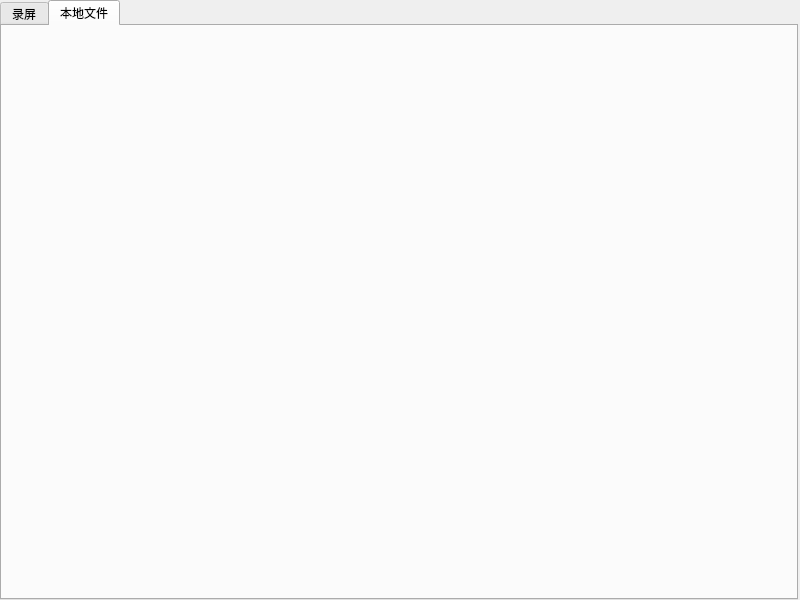
<?xml version="1.0" encoding="UTF-8"?>
<ui version="4.0">
 <class>ShowWidget</class>
 <widget class="QWidget" name="ShowWidget">
  <property name="geometry">
   <rect>
    <x>0</x>
    <y>0</y>
    <width>800</width>
    <height>600</height>
   </rect>
  </property>
  <property name="windowTitle">
   <string>ShowWidget</string>
  </property>
  <layout class="QGridLayout" name="gridLayout">
   <property name="leftMargin">
    <number>0</number>
   </property>
   <property name="topMargin">
    <number>0</number>
   </property>
   <property name="rightMargin">
    <number>2</number>
   </property>
   <property name="bottomMargin">
    <number>0</number>
   </property>
   <property name="spacing">
    <number>0</number>
   </property>
   <item row="0" column="0">
    <widget class="QTabWidget" name="tabWidget">
     <property name="currentIndex">
      <number>1</number>
     </property>
     <widget class="PreviewWidget" name="tab_desktop_preview">
      <attribute name="title">
       <string>录屏</string>
      </attribute>
     </widget>
     <widget class="FilePreviewWidget" name="">
      <attribute name="title">
       <string>本地文件</string>
      </attribute>
     </widget>
    </widget>
   </item>
  </layout>
 </widget>
 <layoutdefault spacing="6" margin="11"/>
 <customwidgets>
  <customwidget>
   <class>PreviewWidget</class>
   <extends>QWidget</extends>
   <header>preview_widget.h</header>
   <container>1</container>
  </customwidget>
  <customwidget>
   <class>FilePreviewWidget</class>
   <extends>QWidget</extends>
   <header>file_preview_widget.h</header>
   <container>1</container>
  </customwidget>
 </customwidgets>
 <resources/>
 <connections/>
</ui>
